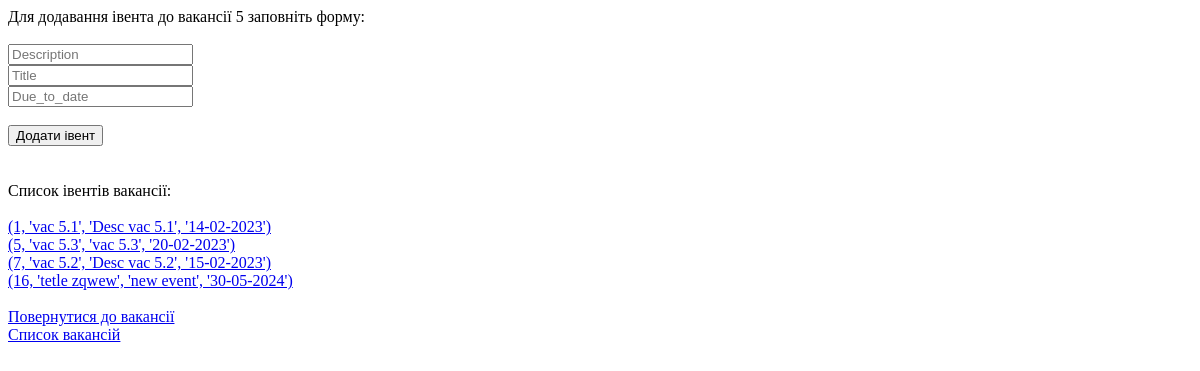
The app's page /vacancy/5/events/, older data.
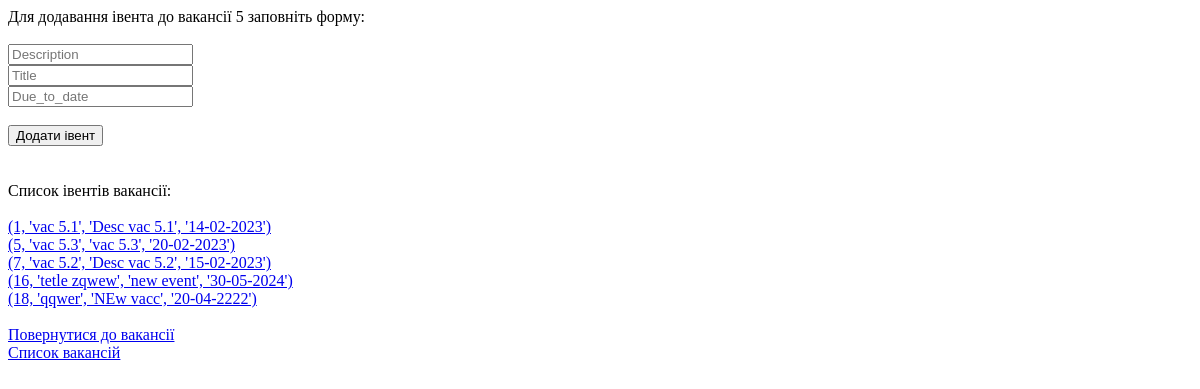
The same page, newer data.
### models.py (models this page shows, shortened)
class Event(Base):
    __tablename__ = 'event'
    id = Column(Integer, primary_key=True, unique=True, autoincrement=True)
    vacancy_id = Column(Integer, ForeignKey('vacancy.id'))
    description = Column(String(255), nullable=False)
    event_date = Column(DateTime, default=datetime.utcnow)
    title = Column(String(50), nullable=False)
    due_to_date = Column(String(50), nullable=False)
    status = Column(Integer, nullable=False)

### main.py (the view, shortened to what this page needs)
@app.route("/vacancy/<int:vacancy_id>/events/", methods=['GET', 'POST'])
def vacancy_events(vacancy_id):
    al_db.init_db()
    result = al_db.db_session.query(Event.id, Event.title, Event.description,
                                    Event.due_to_date).where(Event.vacancy_id == vacancy_id)
    return render_template('event_add.html', vacancy_id=vacancy_id, events=result)

### al_db.py (called while the page is built)
def init_db():
    Base.metadata.create_all(bind=engine)

### templates/event_add.html (shortened to what this page needs)
<!DOCTYPE html>
<html lang="en">
<head>
</head>
<body>
Для додавання івента до вакансії {{vacancy_id}} заповніть форму:</br></br>
<form action="/vacancy/{{vacancy_id}}/events/" method="POST">
    <input type="text" name="description" placeholder="Description"><br/>
    <input type="text" name="title" placeholder="Title"><br/>
    <input type="text" name="due_to_date" placeholder="Due_to_date"><br/></br>
    <input type="submit" value="Додати івент">
</form>
</br></br>Список івентів вакансії:</br></br>
<div>
    {% for event in events %}
    <a href="/vacancy/{{vacancy_id}}/events/{{event[0]}}/">{{event}}</a>  </br>
    {% endfor %}
</div>
</br><a href="/vacancy/{{vacancy_id}}/">Повернутися до вакансії</a>
</br><a href="/vacancy/">Список вакансій</a>
</body>
</html>

Row changes from the older to the newer data that the page shows:
added Event: event "(18, 'qqwer', 'NEw vacc', '20-04-2222')"
